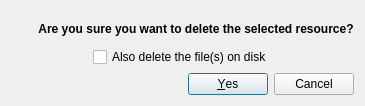
<?xml version="1.0" encoding="UTF-8"?>
<ui version="4.0">
 <class>DeleteResourceDialog</class>
 <widget class="QDialog" name="DeleteResourceDialog">
  <property name="geometry">
   <rect>
    <x>0</x>
    <y>0</y>
    <width>365</width>
    <height>106</height>
   </rect>
  </property>
  <property name="windowTitle">
   <string>Delete Local Resource</string>
  </property>
  <property name="windowIcon">
   <iconset>
    <normaloff>:/icons/MIDAS_Desktop_Icon.png</normaloff>:/icons/MIDAS_Desktop_Icon.png</iconset>
  </property>
  <layout class="QGridLayout" name="gridLayout">
   <item row="4" column="0" colspan="2">
    <widget class="QDialogButtonBox" name="buttonBox">
     <property name="orientation">
      <enum>Qt::Horizontal</enum>
     </property>
     <property name="standardButtons">
      <set>QDialogButtonBox::Cancel|QDialogButtonBox::Yes</set>
     </property>
    </widget>
   </item>
   <item row="3" column="0" colspan="2">
    <layout class="QVBoxLayout" name="verticalLayout">
     <property name="spacing">
      <number>0</number>
     </property>
     <item>
      <layout class="QHBoxLayout" name="horizontalLayout_2">
       <item>
        <widget class="QLabel" name="label_2">
         <property name="text">
          <string/>
         </property>
         <property name="pixmap">
          <pixmap>:/icons/delete_small.png</pixmap>
         </property>
        </widget>
       </item>
       <item>
        <widget class="QLabel" name="m_DeleteLabel">
         <property name="text">
          <string>&lt;b&gt;Are you sure you want to delete the selected resource?&lt;/b&gt;</string>
         </property>
         <property name="textFormat">
          <enum>Qt::RichText</enum>
         </property>
         <property name="alignment">
          <set>Qt::AlignCenter</set>
         </property>
        </widget>
       </item>
      </layout>
     </item>
     <item>
      <layout class="QHBoxLayout" name="clientLabel">
       <item>
        <spacer name="horizontalSpacer">
         <property name="orientation">
          <enum>Qt::Horizontal</enum>
         </property>
         <property name="sizeHint" stdset="0">
          <size>
           <width>40</width>
           <height>20</height>
          </size>
         </property>
        </spacer>
       </item>
       <item>
        <widget class="QCheckBox" name="m_DeleteFileCheckbox">
         <property name="text">
          <string>Also delete the file(s) on disk</string>
         </property>
        </widget>
       </item>
       <item>
        <spacer name="horizontalSpacer_2">
         <property name="orientation">
          <enum>Qt::Horizontal</enum>
         </property>
         <property name="sizeHint" stdset="0">
          <size>
           <width>40</width>
           <height>20</height>
          </size>
         </property>
        </spacer>
       </item>
      </layout>
     </item>
    </layout>
   </item>
  </layout>
 </widget>
 <tabstops>
  <tabstop>m_DeleteFileCheckbox</tabstop>
  <tabstop>buttonBox</tabstop>
 </tabstops>
 <resources>
  <include location="../MIDASDesktopIcons.qrc"/>
  <include location="../MIDASDesktopIcons.qrc"/>
  <include location="../MIDASDesktopIcons.qrc"/>
 </resources>
 <connections>
  <connection>
   <sender>buttonBox</sender>
   <signal>accepted()</signal>
   <receiver>DeleteResourceDialog</receiver>
   <slot>accept()</slot>
   <hints>
    <hint type="sourcelabel">
     <x>117</x>
     <y>93</y>
    </hint>
    <hint type="destinationlabel">
     <x>131</x>
     <y>0</y>
    </hint>
   </hints>
  </connection>
  <connection>
   <sender>buttonBox</sender>
   <signal>rejected()</signal>
   <receiver>DeleteResourceDialog</receiver>
   <slot>reject()</slot>
   <hints>
    <hint type="sourcelabel">
     <x>293</x>
     <y>80</y>
    </hint>
    <hint type="destinationlabel">
     <x>274</x>
     <y>-7</y>
    </hint>
   </hints>
  </connection>
 </connections>
</ui>
